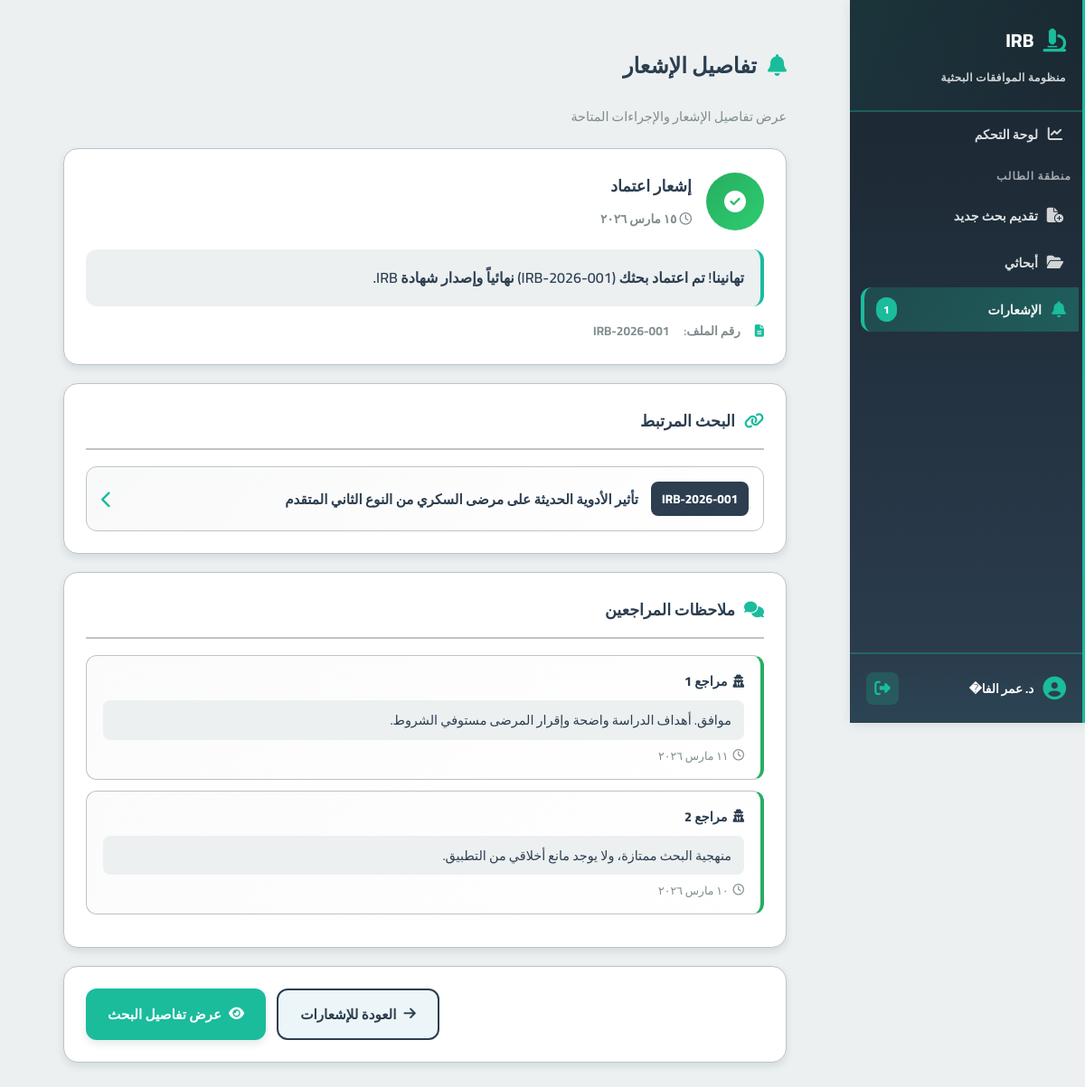
Page /features/student/notification_details.php?id=3 (signed in) on the committed database.
### tables this page shows
CREATE TABLE notifications (
    id INT AUTO_INCREMENT PRIMARY KEY,
    user_id INT,
    application_id INT NULL,
    message TEXT,
    channel ENUM('system','email','sms'),
    is_read BOOLEAN DEFAULT FALSE,
    created_at TIMESTAMP DEFAULT CURRENT_TIMESTAMP,
    FOREIGN KEY (user_id) REFERENCES users(id) ON DELETE CASCADE,
    FOREIGN KEY (application_id) REFERENCES applications(id) ON DELETE SET NULL
);

CREATE TABLE applications (
    id INT AUTO_INCREMENT PRIMARY KEY,
    student_id INT,
    serial_number VARCHAR(50) UNIQUE,
    title TEXT,
    principal_investigator VARCHAR(255),
    co_investigators JSON,
    current_stage ENUM(
        'pending_admin', 'awaiting_initial_payment', 'awaiting_sample_calc',
        'awaiting_sample_payment', 'under_review','approved_by_reviewer','approved', 'rejected'
    ) DEFAULT 'pending_admin',
    is_blinded BOOLEAN DEFAULT TRUE,
    created_at TIMESTAMP DEFAULT CURRENT_TIMESTAMP,
    updated_at TIMESTAMP DEFAULT CURRENT_TIMESTAMP ON UPDATE CURRENT_TIMESTAMP,
    FOREIGN KEY (student_id) REFERENCES users(id) ON DELETE CASCADE,
    INDEX(student_id),
    INDEX(current_stage)
);

CREATE TABLE review_comments (
    id INT AUTO_INCREMENT PRIMARY KEY,
    review_id INT NOT NULL,
    comment TEXT NOT NULL,
    created_at TIMESTAMP DEFAULT CURRENT_TIMESTAMP,
    FOREIGN KEY (review_id) REFERENCES reviews(id) ON DELETE CASCADE
);

### classes/Database.php (called while the page is built, shortened)
<?php
class Database
{
    public function __construct()
    {
        $env = require __DIR__ . '/../includes/env.php';
        $this->host = $env['DB_HOST'];
        $this->user = $env['DB_USER'];
        $this->pass = $env['DB_PASS'];
        $this->db = $env['DB_NAME'];
        $this->port = $env['DB_PORT'];
        $this->conn = new mysqli($this->host, $this->user, $this->pass, $this->db, $this->port);
    }
}
?>

### classes/Applications.php (called while the page is built, shortened)
<?php
require_once __DIR__ . '/Database.php';
class Applications {
    private $db;
    public function __construct() {
        $database = new Database();
        $this->db = $database->conn;
    }
    public function getReviewerFeedback($application_id) {
        $sql = "SELECT r.id as review_id, r.decision, r.reviewed_at, rc.comment, rc.created_at as comment_date
                FROM reviews r
                LEFT JOIN review_comments rc ON r.id = rc.review_id
                WHERE r.application_id = ? AND r.decision != 'pending'
                ORDER BY rc.created_at DESC";
        $stmt = $this->db->prepare($sql);
        $stmt->bind_param("i", $application_id);
        $stmt->execute();
        $result = $stmt->get_result();
        $feedback = [];
        $reviewerIndex = [];
        $counter = 1;
        while ($row = $result->fetch_assoc()) {
            if (!isset($reviewerIndex[$row['review_id']])) {
                $reviewerIndex[$row['review_id']] = $counter++;
            }
            $row['reviewer_label'] = 'مراجع ' . $reviewerIndex[$row['review_id']];
            $feedback[] = $row;
        }
        return $feedback;
    }
    public function hasNeedsModification($application_id) {
        $sql = "SELECT COUNT(*) as cnt FROM reviews WHERE application_id = ? AND decision = 'needs_modification'";
        $stmt = $this->db->prepare($sql);
        $stmt->bind_param("i", $application_id);
        $stmt->execute();
        $result = $stmt->get_result();
        $row = $result->fetch_assoc();
        return $row['cnt'] > 0;
    }
    public function getNotificationById($id, $student_id) {
        $sql = "SELECT n.*, a.serial_number, a.title as app_title, a.current_stage, a.id as app_id
                FROM notifications n
                LEFT JOIN applications a ON n.application_id = a.id
                WHERE n.id = ? AND n.user_id = ?";
        $stmt = $this->db->prepare($sql);
        $stmt->bind_param("ii", $id, $student_id);
        $stmt->execute();
        $result = $stmt->get_result();
        if ($result && $result->num_rows > 0) {
            return $result->fetch_assoc();
        }
        return null;
    }
}
?>

### includes/irb_helpers.php (called while the page is built, shortened)
<?php
if (!function_exists('irb_convert_to_arabic_digits')) {
    function irb_convert_to_arabic_digits($value)
    {
        return strtr((string) $value, [
            '0' => '٠',
            '1' => '١',
            '2' => '٢',
            '3' => '٣',
            '4' => '٤',
            '5' => '٥',
            '6' => '٦',
            '7' => '٧',
            '8' => '٨',
            '9' => '٩',
        ]);
    }
}
if (!function_exists('irb_format_arabic_date')) {
    function irb_format_arabic_date($dateValue)
    {
        try {
            $date = new DateTime($dateValue);
            $arabicMonths = [
                1 => 'يناير',
                2 => 'فبراير',
                3 => 'مارس',
                4 => 'أبريل',
                5 => 'مايو',
                6 => 'يونيو',
                7 => 'يوليو',
                8 => 'أغسطس',
                9 => 'سبتمبر',
                10 => 'أكتوبر',
                11 => 'نوفمبر',
                12 => 'ديسمبر',
            ];
            $day = irb_convert_to_arabic_digits($date->format('j'));
            $month = $arabicMonths[(int) $date->format('n')];
            $year = irb_convert_to_arabic_digits($date->format('Y'));
            return $day . ' ' . $month . ' ' . $year;
        } catch (Exception $exception) {
            return (string) $dateValue;
        }
    }
}

### features/student/notification_details.php (the view, shortened to what this page needs)
<?php
require_once __DIR__ . '/../../classes/Applications.php';
require_once __DIR__ . '/../../includes/irb_helpers.php';
$appObj = new Applications();
$student_id = $_SESSION['user_id'];
$notif_id = intval($_GET['id']);
$notif = $appObj->getNotificationById($notif_id, $student_id);
$appObj->markNotificationRead($notif_id, $student_id);
$needsMod = false;
if (!empty($notif['app_id'])) {
    $feedback = $appObj->getReviewerFeedback($notif['app_id']);
    $needsMod = $appObj->hasNeedsModification($notif['app_id']);
}
$msg = $notif['message'];
if (strpos($msg, 'تعديلات') !== false) { $iconType = 'type-warning'; $icon = 'fa-triangle-exclamation'; $typeLabel = 'طلب تعديل'; }
elseif (strpos($msg, 'رفض') !== false) { $iconType = 'type-danger'; $icon = 'fa-circle-xmark'; $typeLabel = 'إشعار رفض'; }
elseif (strpos($msg, 'اعتماد') !== false || strpos($msg, 'تهانينا') !== false) { $iconType = 'type-success'; $icon = 'fa-circle-check'; $typeLabel = 'إشعار اعتماد'; }
else { $iconType = 'type-info'; $icon = 'fa-info-circle'; $typeLabel = 'إشعار عام'; }
?>
<!DOCTYPE html>
<html lang="ar" dir="rtl">
<head>
    <link rel="stylesheet" href="https://cdnjs.cloudflare.com/ajax/libs/font-awesome/6.4.0/css/all.min.css">
    <link rel="stylesheet" href="/irb-digital-system/includes/style.css">
    <link rel="stylesheet" href="/irb-digital-system/assets/css/global.css">
</head>
<body>
    <?php include __DIR__ . '/../../includes/sidebar.php'; ?>
    <div class="content">
        <h2 class="page-title"><i class="fa-solid fa-bell"></i> تفاصيل الإشعار</h2>
        <p class="page-subtitle">عرض تفاصيل الإشعار والإجراءات المتاحة</p>
        <div class="card">
            <div class="notif-detail-header">
                <div class="notif-detail-icon <?= $iconType ?>"><i class="fa-solid <?= $icon ?>"></i></div>
                <div class="notif-detail-info">
                    <h4><?= htmlspecialchars($typeLabel) ?></h4>
                    <span class="notif-type"><i class="fa-regular fa-clock"></i> <?= htmlspecialchars(irb_format_arabic_date($notif['created_at'])) ?></span>
                </div>
            </div>
            <div class="notif-msg-box"><?= nl2br(htmlspecialchars($notif['message'])) ?></div>
            <?php if (!empty($notif['serial_number'])): ?>
                <div class="notif-meta-bar"><i class="fa-solid fa-file-lines"></i> رقم الملف: <strong><?= htmlspecialchars($notif['serial_number']) ?></strong></div>
            <?php endif; ?>
        </div>
        <?php if (!empty($notif['app_id'])): ?>
            <div class="card">
                <div class="card-header"><i class="fa-solid fa-link"></i><h3>البحث المرتبط</h3></div>
                <a href="student_research_details.php?id=<?= $notif['app_id'] ?>" class="app-link">
                    <span class="badge-serial"><?= htmlspecialchars($notif['serial_number']) ?></span>
                    <div class="app-link-info"><div class="app-link-title"><?= htmlspecialchars($notif['app_title']) ?></div></div>
                    <i class="fa-solid fa-chevron-left app-link-arrow"></i>
                </a>
            </div>
        <?php endif; ?>
        <?php if (!empty($feedback)): ?>
            <div class="card">
                <div class="card-header"><i class="fa-solid fa-comments"></i><h3>ملاحظات المراجعين</h3></div>
                <?php foreach ($feedback as $fb):
                ?>
                    <div class="feedback-item dec-<?= $fb['decision'] ?>">
                        <span class="feedback-reviewer"><i class="fa-solid fa-user-secret"></i> <?= htmlspecialchars($fb['reviewer_label']) ?></span>
                        <div class="feedback-text"><?= nl2br(htmlspecialchars($fb['comment'])) ?></div>
                        <?php if (!empty($fb['comment_date'])): ?>
                            <div class="feedback-date"><i class="fa-regular fa-clock"></i> <?= htmlspecialchars(irb_format_arabic_date($fb['comment_date'])) ?></div>
                        <?php endif; ?>
                    </div>
                <?php endforeach; ?>
            </div>
        <?php endif; ?>
        <div class="card">
            <div class="action-area">
                <a href="student_notifications.php" class="btn-secondary"><i class="fa-solid fa-arrow-right"></i> العودة للإشعارات</a>
                <?php if ($needsMod && !empty($notif['app_id']) && $notif['current_stage'] !== 'approved' && $notif['current_stage'] !== 'rejected'): ?>
                    <a href="update_application.php?id=<?= $notif['app_id'] ?>" class="btn-primary"><i class="fa-solid fa-pen-to-square"></i> تحديث المستندات</a>
                <?php elseif (!empty($notif['app_id'])): ?>
                    <a href="student_research_details.php?id=<?= $notif['app_id'] ?>" class="btn-primary"><i class="fa-solid fa-eye"></i> عرض تفاصيل البحث</a>
                <?php endif; ?>
            </div>
        </div>
    </div>
</body>
</html>

### includes/style.css (style rules this page uses)
:root { --primary: var(--primary-base); --surface: var(--bg-surface); --background: var(--bg-page); --text-dark: var(--text-main); --text-light: var(--text-muted); --border: var(--border-light); }
* { box-sizing: border-box; }
body { margin: 0; font-family: 'Cairo', sans-serif; background-color: var(--background); color: var(--text-dark); }

### assets/css/global.css (style rules this page uses)
:root { --primary-light: #ecf5f7; --primary-base: #2c3e50; --primary-dark: #1a252f; --accent-light: #d5f4f1; --accent-base: #1abc9c; --accent-dark: #16a085; --success-light: #d5f4e6; --success-base: #27ae60; --warning-light: #fdebd0; --warning-base: #f39c12; --alert-light: #fadbd8; --alert-base: #e74c3c; --bg-page: #ecf0f1; --bg-surface: #ffffff; --text-main: #2c3e50; --text-muted: #7f8c8d; --border-light: #bdc3c7; --border-dark: #95a5a6; --status-approved-bg: #d5f4e6; --status-approved-text: #27ae60; --status-pending-bg: #fdebd0; --status-pending-text: #d68910; --status-rejected-bg: #fadbd8; --status-rejected-text: #c0392b; --radius-sm: 8px; --radius-md: 12px; --radius-lg: 16px; --shadow-sm: 0 2px 4px rgba(44, 62, 80, 0.1); --shadow-md: 0 4px 8px rgba(44, 62, 80, 0.12); --shadow-lg: 0 8px 16px rgba(44, 62, 80, 0.15); --transition-smooth: 0.3s ease; --shadow-lg: 0 10px 15px -3px rgba(15, 23, 42, 0.08), 0 4px 6px -4px rgba(15, 23, 42, 0.04); --shadow-glow: 0 0 15px rgba(6, 182, 212, 0.3); }

### rows in the picture
notifications: message "إشعار اعتماد", created_at "١٥ مارس ٢٠٢٦", message "تهانينا! تم اعتماد بحثك (IRB-2026-001) نهائياً وإصدار شهادة IRB.", application.serial_number "IRB-2026-001", application.title "تأثير الأدوية الحديثة على مرضى السكري من النوع الثاني المتقدم"
review_comments: reviewer_label "مراجع 1", comment "موافق. أهداف الدراسة واضحة وإقرار المرضى مستوفي الشروط.", created_at "١١ مارس ٢٠٢٦"
review_comments: reviewer_label "مراجع 2", comment "منهجية البحث ممتازة، ولا يوجد مانع أخلاقي من التطبيق.", created_at "١٠ مارس ٢٠٢٦"

### other values in the picture
$sidebarUnread "1"
substr($_SESSION['full_name'], 0, 20) "د. عمر الفا�"
